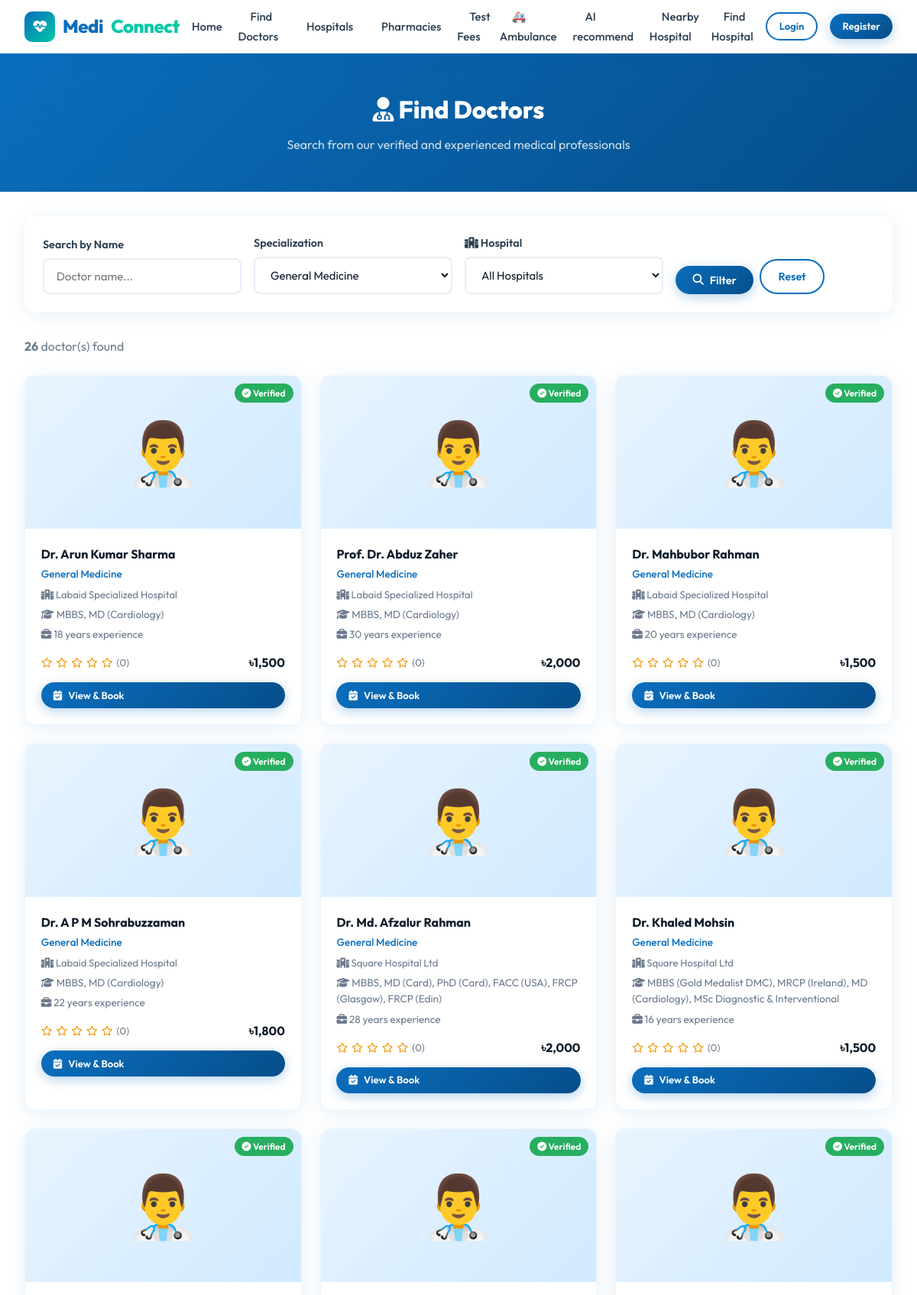
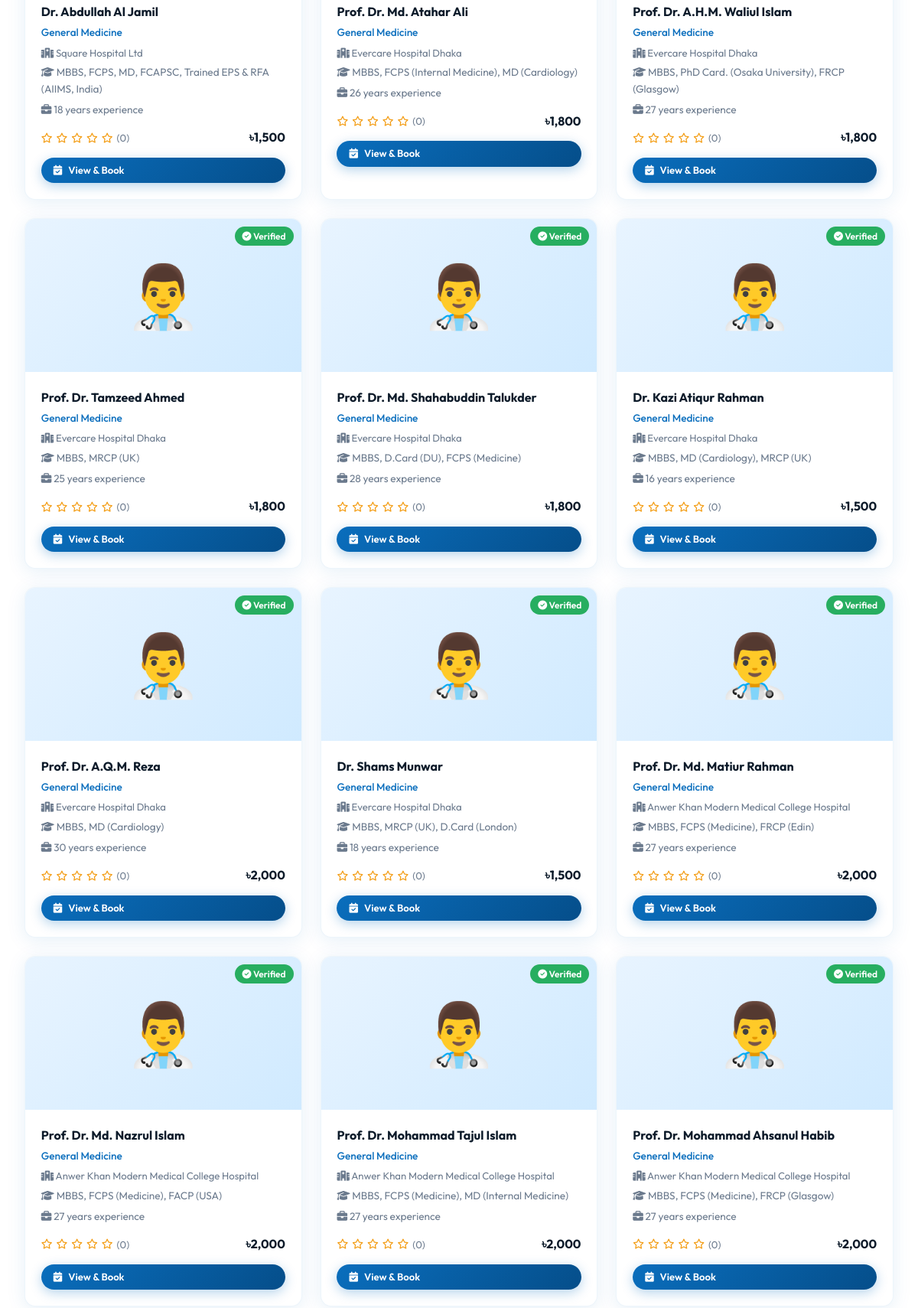
/doctors.php?specialization=1 (upper part), run on the app's committed database (2 pictures, top to bottom).
### tables this page shows
CREATE TABLE `doctors` (
  `id` int(11) NOT NULL,
  `full_name` varchar(100) NOT NULL,
  `email` varchar(100) NOT NULL,
  `password` varchar(255) NOT NULL,
  `phone` varchar(20) DEFAULT NULL,
  `specialization_id` int(11) DEFAULT NULL,
  `hospital_id` int(11) DEFAULT NULL,
  `qualification` varchar(255) DEFAULT NULL,
  `experience_years` int(11) DEFAULT 0,
  `consultation_fee` decimal(10,2) DEFAULT 0.00,
  `bio` text DEFAULT NULL,
  `profile_pic` varchar(255) DEFAULT 'default.png',
  `is_verified` tinyint(1) DEFAULT 0,
  `available_days` varchar(100) DEFAULT 'Mon,Tue,Wed,Thu,Fri',
  `available_time_start` time DEFAULT '09:00:00',
  `available_time_end` time DEFAULT '17:00:00',
  `created_at` timestamp NOT NULL DEFAULT current_timestamp()
);

CREATE TABLE `specializations` (
  `id` int(11) NOT NULL,
  `name` varchar(100) NOT NULL,
  `icon` varchar(50) DEFAULT 'fas fa-stethoscope',
  `description` text DEFAULT NULL
);

CREATE TABLE `hospitals` (
  `id` int(11) NOT NULL,
  `name` varchar(150) NOT NULL,
  `address` text NOT NULL,
  `city` varchar(100) DEFAULT NULL,
  `phone` varchar(20) DEFAULT NULL,
  `email` varchar(100) DEFAULT NULL,
  `website` varchar(150) DEFAULT NULL,
  `description` text DEFAULT NULL,
  `is_verified` tinyint(1) DEFAULT 0,
  `created_at` timestamp NOT NULL DEFAULT current_timestamp(),
  `latitude` decimal(10,8) DEFAULT NULL,
  `longitude` decimal(11,8) DEFAULT NULL
);

### doctors.php (the view, shortened to what this page needs)
<?php
require_once 'includes/functions.php';
require_once 'includes/header.php';
$where = "d.is_verified=1";
$search = '';
$spec_filter = '';
if (!empty($_GET['specialization'])) {
    $spec_filter = (int)$_GET['specialization'];
    $where .= " AND d.specialization_id=$spec_filter";
}
$doctors = mysqli_query($conn, "SELECT d.*, s.name as spec_name, h.name as hosp_name FROM doctors d
    LEFT JOIN specializations s ON d.specialization_id = s.id
    LEFT JOIN hospitals h ON d.hospital_id = h.id
    WHERE $where ORDER BY d.id DESC");
$specs = mysqli_query($conn, "SELECT * FROM specializations");
?>
<div class="page-header">
    <h1><i class="fas fa-user-md"></i> Find Doctors</h1>
    <p>Search from our verified and experienced medical professionals</p>
</div>
<section class="section" style="padding:2rem;">
    <div class="container">
        <form action="" method="GET" class="search-filters">
            <div class="form-group">
                <label class="form-label">Search by Name</label>
                <input type="text" name="search" class="form-control" placeholder="Doctor name..." value="<?= htmlspecialchars($search) ?>">
            </div>
            <div class="form-group">
                <label class="form-label">Specialization</label>
                <select name="specialization" class="form-control">
                    <?php mysqli_data_seek($specs, 0); while ($s = mysqli_fetch_assoc($specs)): ?>
                    <option value="<?= $s['id'] ?>" <?= $spec_filter == $s['id'] ? 'selected' : '' ?>><?= $s['name'] ?></option>
                    <?php endwhile; ?>
                </select>
            </div>
            <div class="form-group">
                <label class="form-label"><i class="fas fa-hospital"></i> Hospital</label>
                <select name="hospital" class="form-control" id="hospitalFilter">
                    <option value="">All Hospitals</option>
                </select>
            </div>
            <div class="form-group" style="display:flex;align-items:flex-end;gap:0.5rem;">
                <button type="submit" class="btn btn-primary"><i class="fas fa-search"></i> Filter</button>
                <a href="doctors.php" class="btn btn-secondary">Reset</a>
            </div>
        </form>
        <?php $count = mysqli_num_rows($doctors); ?>
        <p style="color:var(--gray);margin-bottom:1.5rem;"><strong><?= $count ?></strong> doctor(s) found</p>
        <?php if ($count === 0): ?>
        <div style="text-align:center;padding:4rem;color:var(--gray);">
            <i class="fas fa-user-md" style="font-size:3rem;margin-bottom:1rem;color:#ddd;"></i>
            <h3>No doctors found</h3>
            <p>Try adjusting your search or filters</p>
        </div>
        <?php else: ?>
        <div class="grid grid-3">
            <?php while ($doc = mysqli_fetch_assoc($doctors)):
                $rating = getDoctorRating($doc['id']);
            ?>
            <div class="card doctor-card">
                <div class="card-img">
                    <?php if ($doc['profile_pic'] && $doc['profile_pic'] != 'default.png'): ?>
                        <img src="<?= SITE_URL ?>/uploads/profiles/<?= $doc['profile_pic'] ?>" alt="<?= $doc['full_name'] ?>">
                    <?php else: ?> 👨‍⚕️ <?php endif; ?>
                    <span class="verified-badge"><i class="fas fa-check-circle"></i> Verified</span>
                </div>
                <div class="card-body">
                    <h4><?= $doc['full_name'] ?></h4>
                    <div class="spec"><?= $doc['spec_name'] ?></div>
                    <div class="hospital">
                        <a href="doctors.php?hospital=<?= $doc['hospital_id'] ?>" style="color:inherit;text-decoration:none;" title="Filter by this hospital">
                            <i class="fas fa-hospital"></i> <?= htmlspecialchars($doc['hosp_name']) ?>
                        </a>
                    </div>
                    <div style="font-size:0.85rem;color:var(--gray);margin:0.3rem 0;"><i class="fas fa-graduation-cap"></i> <?= $doc['qualification'] ?></div>
                    <div style="font-size:0.85rem;color:var(--gray);"><i class="fas fa-briefcase"></i> <?= $doc['experience_years'] ?> years experience</div>
                    <div style="display:flex;justify-content:space-between;align-items:center;margin:0.8rem 0;">
                        <div class="rating"><?= starRating(round($rating['avg_rating'] ?? 0)) ?> <span>(<?= $rating['total'] ?>)</span></div>
                        <div class="fee">৳<?= number_format($doc['consultation_fee']) ?></div>
                    </div>
                    <a href="doctor-profile.php?id=<?= $doc['id'] ?>" class="btn btn-primary btn-sm w-100">
                        <i class="fas fa-calendar-check"></i> View & Book
                    </a>
                </div>
            </div>
            <?php endwhile; ?>
        </div>
        <?php endif; ?>
    </div>
</section>
<?php require_once 'includes/footer.php'; ?>

### includes/functions.php (shortened to what this page needs)
<?php
require_once 'config.php';
function getDoctorRating($doctor_id) {
    global $conn;
    $result = mysqli_query($conn, "SELECT AVG(rating) as avg_rating, COUNT(*) as total FROM reviews WHERE doctor_id=$doctor_id AND is_approved=1");
    return mysqli_fetch_assoc($result);
}
function starRating($rating) {
    $html = '';
    for ($i = 1; $i <= 5; $i++) {
        if ($i <= $rating) {
            $html .= '<i class="fas fa-star text-warning"></i>';
        } else {
            $html .= '<i class="far fa-star text-warning"></i>';
        }
    }
    return $html;
}
?>

### css/style.css (style rules this page uses)
:root { --primary: #0A6EBD; --primary-dark: #054E8A; --primary-light: #E8F4FF; --secondary: #00C9A7; --accent: #FF6B35; --dark: #0D1B2A; --gray-dark: #2C3E50; --gray: #6B7A8D; --gray-light: #F0F4F8; --white: #FFFFFF; --danger: #E74C3C; --success: #27AE60; --warning: #F39C12; --shadow: 0 4px 24px rgba(10,110,189,0.10); --shadow-lg: 0 8px 40px rgba(10,110,189,0.18); --radius: 14px; --radius-sm: 8px; }
* { margin: 0; padding: 0; box-sizing: border-box; }
body { font-family: 'Outfit', sans-serif; color: var(--dark); background: var(--white); line-height: 1.6; }
.btn { display: inline-flex; align-items: center; gap: 8px; padding: 0.6rem 1.4rem; border-radius: 50px; font-family: 'Outfit', sans-serif; font-weight: 600; font-size: 0.9rem; cursor: pointer; transition: all 0.25s; border: none; text-decoration: none; }
.btn-primary { background: linear-gradient(135deg, var(--primary), var(--primary-dark)); color: white; box-shadow: 0 4px 15px rgba(10,110,189,0.3); }
.btn-secondary { background: var(--white); color: var(--primary); border: 2px solid var(--primary); }
.btn-sm { padding: 0.4rem 1rem; font-size: 0.82rem; }
.section { padding: 5rem 2rem; }
.container { max-width: 1200px; margin: 0 auto; }
.grid { display: grid; gap: 1.5rem; }
.grid-3 { grid-template-columns: repeat(3, 1fr); }
.card { background: white; border-radius: var(--radius); box-shadow: var(--shadow); overflow: hidden; transition: transform 0.3s, box-shadow 0.3s; border: 1px solid rgba(10,110,189,0.07); }
.doctor-card { padding: 0; }
.doctor-card .card-img { height: 200px; background: linear-gradient(135deg, var(--primary-light), #d0eaff); display: flex; align-items: center; justify-content: center; font-size: 5rem; position: relative; }
.doctor-card .verified-badge { position: absolute; top: 10px; right: 10px; background: var(--success); color: white; padding: 3px 10px; border-radius: 50px; font-size: 0.75rem; font-weight: 600; }
.doctor-card .card-body { padding: 1.3rem; }
.doctor-card h4 { font-weight: 700; margin-bottom: 0.2rem; }
.doctor-card .spec { color: var(--primary); font-size: 0.85rem; font-weight: 500; }
.doctor-card .hospital { color: var(--gray); font-size: 0.82rem; margin: 0.3rem 0; }
.doctor-card .fee { font-weight: 700; color: var(--dark); font-size: 1rem; }
.doctor-card .rating { display: flex; align-items: center; gap: 5px; font-size: 0.82rem; color: var(--gray); }
.form-group { margin-bottom: 1.2rem; }
.form-label { display: block; font-weight: 600; font-size: 0.9rem; color: var(--gray-dark); margin-bottom: 0.4rem; }
.form-control { width: 100%; padding: 0.75rem 1rem; border: 2px solid #e8edf5; border-radius: var(--radius-sm); font-family: 'Outfit', sans-serif; font-size: 0.93rem; color: var(--dark); transition: border-color 0.2s, box-shadow 0.2s; background: white; }
.w-100 { width: 100%; }
.text-warning { color: #F39C12; }
.page-header { background: linear-gradient(135deg, var(--primary), var(--primary-dark)); color: white; padding: 3rem 2rem; text-align: center; }
.page-header h1 { font-size: 2rem; font-weight: 800; margin-bottom: 0.5rem; }
.page-header p { color: rgba(255,255,255,0.8); }
.search-filters { background: white; padding: 1.5rem; border-radius: var(--radius); box-shadow: var(--shadow); margin-bottom: 2rem; display: flex; gap: 1rem; flex-wrap: wrap; align-items: flex-end; }
.search-filters .form-group { margin-bottom: 0; min-width: 180px; flex: 1; }

### data on the page
doctors: full_name "Dr. Arun Kumar Sharma", specialization.name "General Medicine", hospital.name "Labaid Specialized Hospital", qualification "MBBS, MD (Cardiology)", experience_years "18", total "0", consultation_fee "1,500"
doctors: full_name "Prof. Dr. Abduz Zaher", specialization.name "General Medicine", hospital.name "Labaid Specialized Hospital", qualification "MBBS, MD (Cardiology)", experience_years "30", total "0", consultation_fee "2,000"
doctors: full_name "Dr. Mahbubor Rahman", specialization.name "General Medicine", hospital.name "Labaid Specialized Hospital", qualification "MBBS, MD (Cardiology)", experience_years "20", total "0", consultation_fee "1,500"
doctors: full_name "Dr. A P M Sohrabuzzaman", specialization.name "General Medicine", hospital.name "Labaid Specialized Hospital", qualification "MBBS, MD (Cardiology)", experience_years "22", total "0", consultation_fee "1,800"
doctors: full_name "Dr. Md. Afzalur Rahman", specialization.name "General Medicine", hospital.name "Square Hospital Ltd", qualification "MBBS, MD (Card), PhD (Card), FACC (USA), FRCP (Glasgow), FRCP (Edin)", experience_years "28", total "0", consultation_fee "2,000"
doctors: full_name "Dr. Khaled Mohsin", specialization.name "General Medicine", hospital.name "Square Hospital Ltd", qualification "MBBS (Gold Medalist DMC), MRCP (Ireland), MD (Cardiology), MSc Diagnostic & Interventional", experience_years "16", total "0", consultation_fee "1,500"
doctors: full_name "Dr. Abdullah Al Jamil", specialization.name "General Medicine", hospital.name "Square Hospital Ltd", qualification "MBBS, FCPS, MD, FCAPSC, Trained EPS & RFA (AIIMS, India)", experience_years "18", total "0", consultation_fee "1,500"
doctors: full_name "Prof. Dr. Md. Atahar Ali", specialization.name "General Medicine", hospital.name "Evercare Hospital Dhaka", qualification "MBBS, FCPS (Internal Medicine), MD (Cardiology)", experience_years "26", total "0", consultation_fee "1,800"
doctors: full_name "Prof. Dr. A.H.M. Waliul Islam", specialization.name "General Medicine", hospital.name "Evercare Hospital Dhaka", qualification "MBBS, PhD Card. (Osaka University), FRCP (Glasgow)", experience_years "27", total "0", consultation_fee "1,800"
doctors: full_name "Prof. Dr. Tamzeed Ahmed", specialization.name "General Medicine", hospital.name "Evercare Hospital Dhaka", qualification "MBBS, MRCP (UK)", experience_years "25", total "0", consultation_fee "1,800"
doctors: full_name "Prof. Dr. Md. Shahabuddin Talukder", specialization.name "General Medicine", hospital.name "Evercare Hospital Dhaka", qualification "MBBS, D.Card (DU), FCPS (Medicine)", experience_years "28", total "0", consultation_fee "1,800"
doctors: full_name "Dr. Kazi Atiqur Rahman", specialization.name "General Medicine", hospital.name "Evercare Hospital Dhaka", qualification "MBBS, MD (Cardiology), MRCP (UK)", experience_years "16", total "0", consultation_fee "1,500"
doctors: full_name "Prof. Dr. A.Q.M. Reza", specialization.name "General Medicine", hospital.name "Evercare Hospital Dhaka", qualification "MBBS, MD (Cardiology)", experience_years "30", total "0", consultation_fee "2,000"
doctors: full_name "Dr. Shams Munwar", specialization.name "General Medicine", hospital.name "Evercare Hospital Dhaka", qualification "MBBS, MRCP (UK), D.Card (London)", experience_years "18", total "0", consultation_fee "1,500"
doctors: full_name "Prof. Dr. Md. Matiur Rahman", specialization.name "General Medicine", hospital.name "Anwer Khan Modern Medical College Hospital", qualification "MBBS, FCPS (Medicine), FRCP (Edin)", experience_years "27", total "0", consultation_fee "2,000"
doctors: full_name "Prof. Dr. Md. Nazrul Islam", specialization.name "General Medicine", hospital.name "Anwer Khan Modern Medical College Hospital", qualification "MBBS, FCPS (Medicine), FACP (USA)", experience_years "27", total "0", consultation_fee "2,000"
doctors: full_name "Prof. Dr. Mohammad Tajul Islam", specialization.name "General Medicine", hospital.name "Anwer Khan Modern Medical College Hospital", qualification "MBBS, FCPS (Medicine), MD (Internal Medicine)", experience_years "27", total "0", consultation_fee "2,000"
doctors: full_name "Prof. Dr. Mohammad Ahsanul Habib", specialization.name "General Medicine", hospital.name "Anwer Khan Modern Medical College Hospital", qualification "MBBS, FCPS (Medicine), FRCP (Glasgow)", experience_years "27", total "0", consultation_fee "2,000"

### other printed values
$count "26"
form field specialization "General Medicine"
